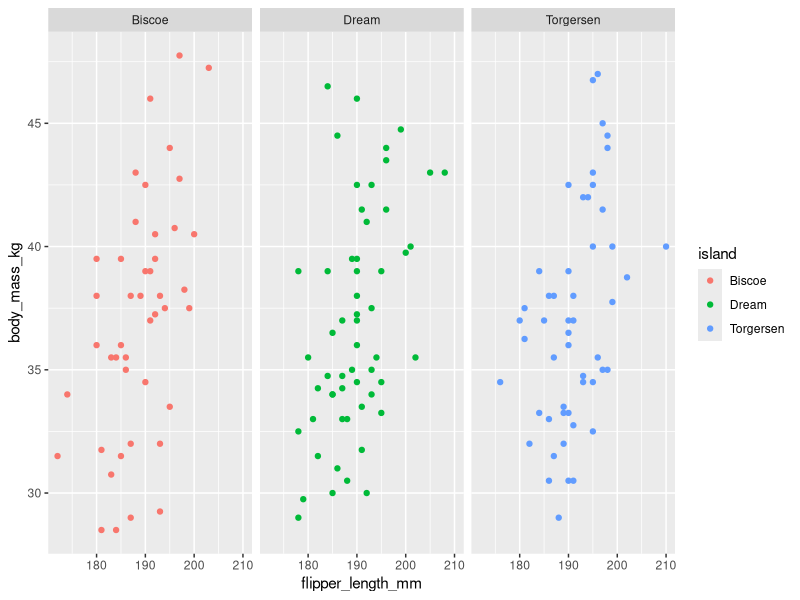

This chart was generated by the following R code:
## ---- chunk 1
knitr::opts_chunk$set(echo = TRUE)
library(tidyverse)
library(palmerpenguins)
## ---- chunk 2
adelies <- penguins %>%
  filter(species == "Adelie") %>% 
  mutate(body_mass_kg = body_mass_g / 100)

ggplot(data = adelies, aes(x = flipper_length_mm, y = body_mass_kg)) + 
  geom_point(aes(color = island)) +
  facet_wrap(~island)

unique(adelies$species)
